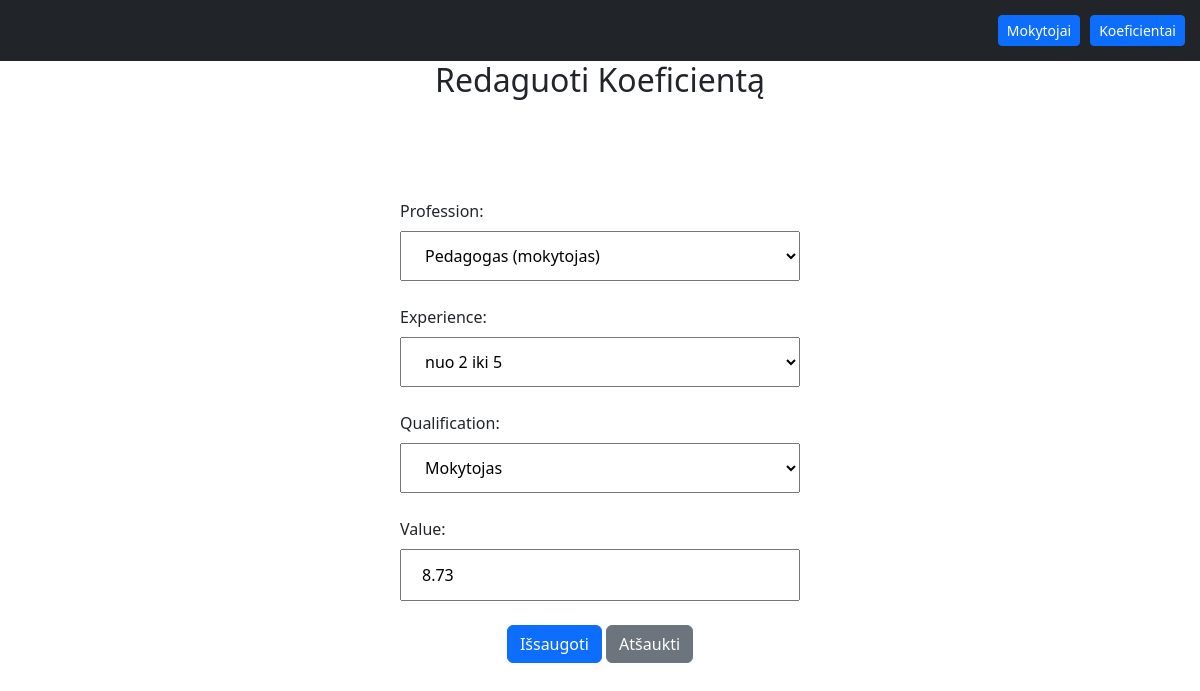
The app's page /api/koefficients/10/edit/ with its own data.
### koefficient_calculator/models.py (models this page shows, shortened)
class Koefficient(models.Model):
    profession = models.ForeignKey(Profession, on_delete=models.CASCADE)
    experience = models.ForeignKey(Experience, on_delete=models.CASCADE)
    qualification = models.ForeignKey(Qualification, on_delete=models.CASCADE)
    value = models.FloatField(max_length=255)

class Experience(models.Model):
    name = models.CharField(max_length=255)
    value = models.CharField(max_length=255)
    def __str__(self) -> str:
        return self.value

class Qualification(models.Model):
    name = models.CharField(max_length=255)
    value = models.CharField(max_length=255)
    def __str__(self) -> str:
        return self.value

### koefficient_calculator/views.py (the view)
# urls.py: path('koefficients/<int:pk>/edit/', KoefficientEditView.as_view(), name='koefficient-edit'),
class KoefficientEditView(UpdateView):
    model = Koefficient
    fields = '__all__'
    template_name = 'koefficient-edit.html'  # Create an HTML template for editing an employee
    success_url = '/employees/koefficients/'

### koefficient_calculator/models.py (called while the page is built)
    def __str__(self) -> str:
        return self.name

### koefficient_calculator/templates/koefficient-edit.html (shortened to what this page needs)
{% extends 'layout.html' %}
{% block content %}
  <h2 style="text-align: center;">Redaguoti Koeficientą</h2>
  <form style="max-width: 400px; margin: 100px auto 0 auto;" method="post">
    {{ form.as_p }}
    <div style="width: 100%; text-align: center;">
      <button type="submit" class="btn btn-primary">Išsaugoti</button>
      <a href="{% url 'koefficient-list' %}" class="btn btn-secondary">Atšaukti</a>
    </div>
  </form>
{% endblock %}

### koefficient_calculator/templates/koefficient-edit.html (style rules this page uses)
input { width: 100%; padding: 12px 20px; margin: 8px 0; box-sizing: border-box; }
select { width: 100%; padding: 12px 20px; margin: 8px 0; box-sizing: border-box; }

### records on screen
Koefficient: profession "Pedagogas (mokytojas)", experience "nuo 2 iki 5", qualification "Mokytojas"
Experience: value "8.73"
